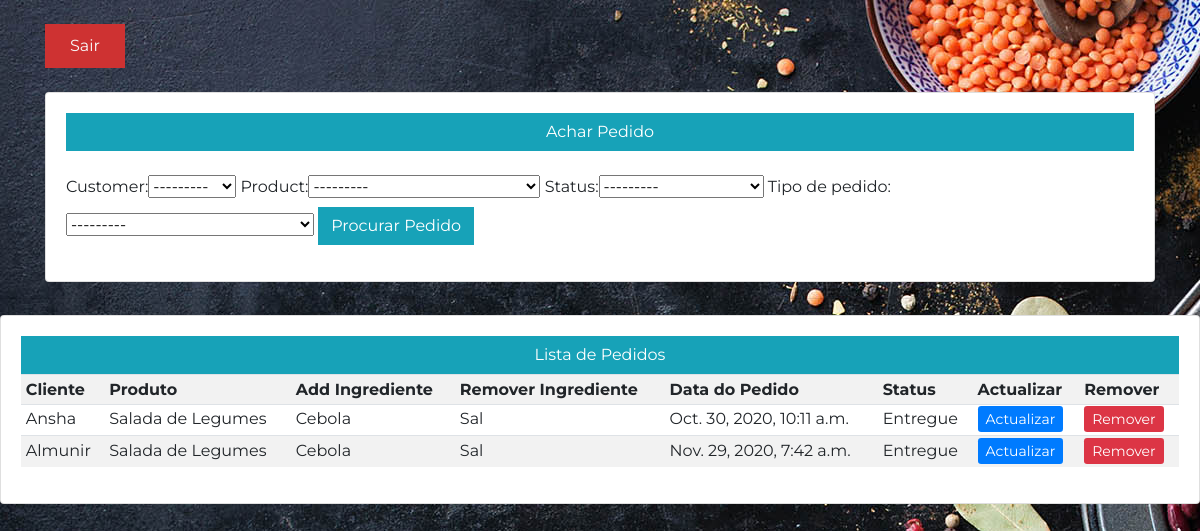
The page /cozinha/ (signed in) on the database as committed earlier.
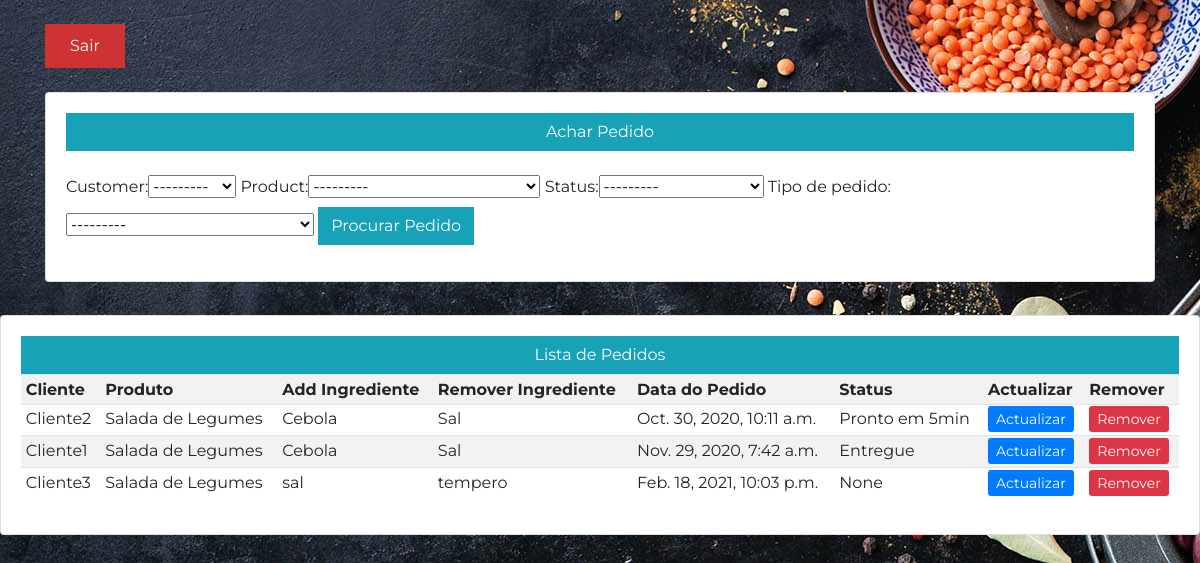
The same page on the database as committed later.
### entregar/models.py (models this page shows, shortened)
class Order(models.Model):
    STATUS = (
        ('Pendente', 'Pendente'),
        ('Pronto em 30min', 'Pronto em 30min'),
        ('Pronto em 15min', 'Pronto em 15min'),
        ('Pronto em 5min', 'Pronto em 5min'),
        ('Saiu Para Entrega', 'Saiu Para Entrega'),
        ('Entregue', 'Entregue'),
    )
    TIPO_DE_PEDIDO = (
        ('RECEBER ENCASA','RECEBER ENCASA'),
        ('COMER NO RESTAURANTE', 'COMER NO RESTAURANTE'),
        ('LEVANTAR PESSOALMENTE', 'LEVANTAR PESSOALMENTE'),
    )
    customer = models.ForeignKey(Customer, null=True, on_delete= models.SET_NULL)
    product = models.ForeignKey(Product, null=True, on_delete= models.SET_NULL)
    adicionar_Ingrediente = models.CharField(max_length=200, null=True)
    remover_Ingrediente = models.CharField(max_length=200, null=True)
    date_created = models.DateTimeField(auto_now_add=True)
    status = models.CharField(max_length=200, null=True, choices=STATUS)
    tipo_de_pedido = models.CharField(max_length=200, null=True, choices=TIPO_DE_PEDIDO)

class Customer(models.Model):
    user = models.OneToOneField(User, null=True,blank= True, on_delete=models.CASCADE)
    name = models.CharField(max_length=200, null=True)
    phone = models.CharField(max_length=200, null=True)
    email = models.CharField(max_length=200, null=True)
    profile_pic = models.ImageField(default="Prato_2",null=True,blank=True)
    date_created = models.DateTimeField(auto_now_add=True)
    def __str__(self):
        return str(self.user)

class Product(models.Model):
    CATEGORY = (
        ('Promocao do Dia', 'Promocao do Dia'),
        ('Preco Normal', 'Preco Normal')
    )
    name = models.CharField(max_length=200, null=True)
    price = models.FloatField( null=True)
    category = models.CharField(max_length=200, choices=CATEGORY)
    description = models.TextField(max_length=134500, null=True, blank= True)
    date_created = models.DateTimeField(auto_now_add=True)
    image = models.ImageField(default="SemFT.png",null=True,blank=True)
    def __str__(self):
        return self.name

### entregar/views.py (the view)
# urls.py: path('cozinha/', views.cozinha, name='cozinha'),
@login_required(login_url='login')
def cozinha(request):
    orders = Order.objects.all()
    myFilter = OrderFilter(request.GET, queryset=orders)
    orders = myFilter.qs
    context = {'orders': orders,'myFilter': myFilter}
    return render(request, 'entregar/listapedidos.html', context)

### entregar/templates/entregar/listapedidos.html (shortened to what this page needs)
{% load static %}
{% block content %}
<head>
	<link rel="stylesheet" href="https://stackpath.bootstrapcdn.com/bootstrap/4.1.3/css/bootstrap.min.css">
	<link rel="stylesheet" href="https://use.fontawesome.com/releases/v5.6.1/css/all.css">
    <link rel="stylesheet" type="text/css" href="{% static '/css/main.css' %}" >
     <link rel="stylesheet" href="{% static '/css/templatemo-style.css' %}">
    <br>
    <div class="container">
        <a href="{% url 'logout' %}" class="section-btn btn btn-default smoothScroll">Sair</a>
    </div>
<br>
<div class="container">
    <div class="row">
        <div class="col" >
        <div class="card card-body ">
            <a class="btn btn-info btn-md btn-block" href="#">Achar Pedido</a>
            <br>
            <form method="get">
                {{myFilter.form}}
                 <button type="submit" class="btn btn-info ">Procurar Pedido</button>
            </form>
        </div>
    </div>
    </div>
</div>
<div class="row">
    <div class="col-md-12">
        <hr>
        <div class="card card-body">
            <a class="btn btn-info btn-md btn-block"  href="#" >Lista de Pedidos</a>
            <table class="table table-sm table-striped">
                <tr>
                      <th>Cliente</th>
                    <th>Produto</th>
                    <th>Add Ingrediente</th>
                     <th>Remover Ingrediente</th>
                    <th>Data do Pedido</th>
                    <th>Status</th>
                    <th>Actualizar</th>
                    <th>Remover</th>
                </tr>
                {% for order in orders %}
                    <tr>
                        <td>{{order.customer}}</td>
                         <td>{{ order.product }}</td>
                        <td>{{order.adicionar_Ingrediente}}</td>
                        <td>{{order.remover_Ingrediente}}</td>
                        <td>{{ order.date_created }}</td>
                        <td>{{ order.status }}</td>
                        <td><a class="btm btn-sm btn-Primary" href="{% url 'update_order' order.id %}">Actualizar</a></td>
                        <td><a class="btm btn-sm btn-danger" href="{% url 'delete_order' order.id %}">Remover</a></td>
                    </tr>
                {% endfor %}
            </table>
        </div>
    </div>
</div>
{% endblock content %}

Rows that differ between the two databases and show on the page:
changed Order: customer "Ansha" → "Cliente2"; status "Entregue" → "Pronto em 5min"
changed through a linked row, Order "Entregue": customer "Almunir" → "Cliente1"
added Order: customer "Cliente3", product "Salada de Legumes", adicionar_Ingrediente "sal", remover_Ingrediente "tempero", date_created "Feb. 18, 2021, 10:03 p.m.", status "None"
